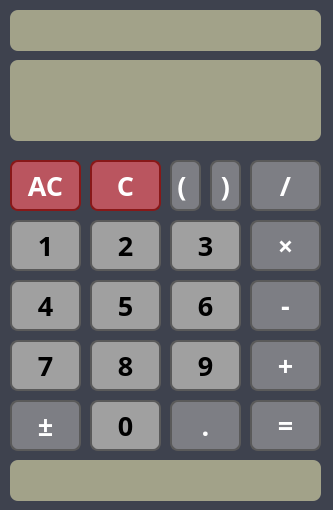
<?xml version="1.0" encoding="UTF-8"?>
<ui version="4.0">
 <class>Calculator</class>
 <widget class="QDialog" name="Calculator">
  <property name="geometry">
   <rect>
    <x>0</x>
    <y>0</y>
    <width>333</width>
    <height>510</height>
   </rect>
  </property>
  <property name="font">
   <font>
    <family>Noto Sans Math</family>
    <weight>75</weight>
    <bold>true</bold>
   </font>
  </property>
  <property name="windowTitle">
   <string>Calculator</string>
  </property>
  <property name="styleSheet">
   <string notr="true">QDialog {
    background-color: #3E424E;
}

QLineEdit#lineEdit_2 {
    background-color: #A2A289;
    color: #222;
    font-size: 11pt;
    font-weight: bold;
    font-family: &quot;Noto Sans Math Bold&quot;, monospace;
    padding: 4px;
    border: none;
	border-radius: 8px;
}


QLineEdit#lineEdit {
    background-color: #A2A289;
    color: #222;
    font-size: 18pt;
    font-weight: bold;
    font-family: &quot;Noto Sans Math Bold&quot;, monospace;
    padding: 4px;
    border: none;
	border-radius: 8px;
}

QTextBrowser {
    background-color: #A2A289;
    color: #222;
    font-size: 9pt;
    font-weight: bold;
    font-family: &quot;Noto Sans Math Bold&quot;, monospace;
    padding: 4px;
    border: none;
	border-radius: 8px;
}


/* 모든 QPushButton 공통 스타일 */
QPushButton {
    border: 2px solid #5a5a5a;
    border-radius: 8px;
    padding: 4px;
}

/* 숫자 버튼 */
QPushButton#pushButton_0, QPushButton#pushButton_1, QPushButton#pushButton_2,
QPushButton#pushButton_3, QPushButton#pushButton_4, QPushButton#pushButton_5,
QPushButton#pushButton_6, QPushButton#pushButton_7, QPushButton#pushButton_8,
QPushButton#pushButton_9 {
    background-color: #A0A0A0;
    color: black;
    font-size: 20pt;
    font-weight: bold;
    border-radius: 8px;
    border: 2px solid #5a5a5a;
    padding: 4px;
}

QPushButton#pushButton_0:hover, QPushButton#pushButton_1:hover,
QPushButton#pushButton_2:hover, QPushButton#pushButton_3:hover,
QPushButton#pushButton_4:hover, QPushButton#pushButton_5:hover,
QPushButton#pushButton_6:hover, QPushButton#pushButton_7:hover,
QPushButton#pushButton_8:hover, QPushButton#pushButton_9:hover {
    background-color: #B0B0B0;
}

QPushButton#pushButton_0:pressed, QPushButton#pushButton_1:pressed,
QPushButton#pushButton_2:pressed, QPushButton#pushButton_3:pressed,
QPushButton#pushButton_4:pressed, QPushButton#pushButton_5:pressed,
QPushButton#pushButton_6:pressed, QPushButton#pushButton_7:pressed,
QPushButton#pushButton_8:pressed, QPushButton#pushButton_9:pressed {
    background-color: #888888;
    padding-top: 6px;
    padding-left: 4px;
}


/* 특수 기능 버튼 */
QPushButton#pushButton_point, QPushButton#pushButton_sign,
QPushButton#pushButton_lparen, QPushButton#pushButton_rparen {
    background-color: #7D7E84;
    color: white;
    font-size: 20pt;
    font-weight: bold;
    border-radius: 8px;
    border: 2px solid #5a5a5a;
    padding: 4px;
}

QPushButton#pushButton_point:hover, QPushButton#pushButton_sign:hover,
QPushButton#pushButton_lparen:hover, QPushButton#pushButton_rparen:hover {
    background-color: #8E8F95;
}

QPushButton#pushButton_point:pressed, QPushButton#pushButton_sign:pressed,
QPushButton#pushButton_lparen:pressed, QPushButton#pushButton_rparen:pressed {
    background-color: #5C5D61;
    padding-top: 6px;
    padding-left: 4px;
}


/* 연산자 버튼 */
QPushButton#pushButton_add, QPushButton#pushButton_sub,
QPushButton#pushButton_mul, QPushButton#pushButton_div, QPushButton#pushButton_equal {
    background-color: #7D7E84;
    color: white;
    font-size: 20pt;
    font-weight: bold;
    border-radius: 8px;
    border: 2px solid #5a5a5a;
    padding: 4px;
}

QPushButton#pushButton_add:hover, QPushButton#pushButton_sub:hover,
QPushButton#pushButton_mul:hover, QPushButton#pushButton_div:hover,
QPushButton#pushButton_equal:hover {
    background-color: #8E8F95;
}

QPushButton#pushButton_add:pressed, QPushButton#pushButton_sub:pressed,
QPushButton#pushButton_mul:pressed, QPushButton#pushButton_div:pressed,
QPushButton#pushButton_equal:pressed {
    background-color: #5C5D61;
    padding-top: 6px;
    padding-left: 4px;
}


/* AC, C 버튼 – 기존 색 유지 + 입체감 적용 */
QPushButton#pushButton_AC, QPushButton#pushButton_C {
    background-color: #BA555F;
    color: white;
    font-weight: bold;
    font-size: 20pt;
    border-radius: 8px;
    border: 2px solid #881818;
    padding: 4px;
}

QPushButton#pushButton_AC:hover, QPushButton#pushButton_C:hover {
    background-color: #C76670;
}

QPushButton#pushButton_AC:pressed, QPushButton#pushButton_C:pressed {
    background-color: #98313C;
    padding-top: 6px;
    padding-left: 4px;
}
</string>
  </property>
  <widget class="QLineEdit" name="lineEdit">
   <property name="geometry">
    <rect>
     <x>10</x>
     <y>60</y>
     <width>311</width>
     <height>81</height>
    </rect>
   </property>
   <property name="font">
    <font>
     <family>Noto Sans Math Bold</family>
     <pointsize>18</pointsize>
     <weight>75</weight>
     <bold>true</bold>
    </font>
   </property>
   <property name="text">
    <string/>
   </property>
   <property name="readOnly">
    <bool>true</bool>
   </property>
  </widget>
  <widget class="QPushButton" name="pushButton_1">
   <property name="geometry">
    <rect>
     <x>10</x>
     <y>220</y>
     <width>71</width>
     <height>51</height>
    </rect>
   </property>
   <property name="font">
    <font>
     <family>Ubuntu Sans</family>
     <pointsize>20</pointsize>
     <weight>75</weight>
     <bold>true</bold>
    </font>
   </property>
   <property name="text">
    <string>1</string>
   </property>
  </widget>
  <widget class="QPushButton" name="pushButton_2">
   <property name="geometry">
    <rect>
     <x>90</x>
     <y>220</y>
     <width>71</width>
     <height>51</height>
    </rect>
   </property>
   <property name="font">
    <font>
     <family>Ubuntu Sans</family>
     <pointsize>20</pointsize>
     <weight>75</weight>
     <bold>true</bold>
    </font>
   </property>
   <property name="text">
    <string>2</string>
   </property>
  </widget>
  <widget class="QPushButton" name="pushButton_3">
   <property name="geometry">
    <rect>
     <x>170</x>
     <y>220</y>
     <width>71</width>
     <height>51</height>
    </rect>
   </property>
   <property name="font">
    <font>
     <family>Ubuntu Sans</family>
     <pointsize>20</pointsize>
     <weight>75</weight>
     <bold>true</bold>
    </font>
   </property>
   <property name="text">
    <string>3</string>
   </property>
  </widget>
  <widget class="QPushButton" name="pushButton_4">
   <property name="geometry">
    <rect>
     <x>10</x>
     <y>280</y>
     <width>71</width>
     <height>51</height>
    </rect>
   </property>
   <property name="font">
    <font>
     <family>Ubuntu Sans</family>
     <pointsize>20</pointsize>
     <weight>75</weight>
     <bold>true</bold>
    </font>
   </property>
   <property name="text">
    <string>4</string>
   </property>
  </widget>
  <widget class="QPushButton" name="pushButton_5">
   <property name="geometry">
    <rect>
     <x>90</x>
     <y>280</y>
     <width>71</width>
     <height>51</height>
    </rect>
   </property>
   <property name="font">
    <font>
     <family>Ubuntu Sans</family>
     <pointsize>20</pointsize>
     <weight>75</weight>
     <bold>true</bold>
    </font>
   </property>
   <property name="text">
    <string>5</string>
   </property>
  </widget>
  <widget class="QPushButton" name="pushButton_6">
   <property name="geometry">
    <rect>
     <x>170</x>
     <y>280</y>
     <width>71</width>
     <height>51</height>
    </rect>
   </property>
   <property name="font">
    <font>
     <family>Ubuntu Sans</family>
     <pointsize>20</pointsize>
     <weight>75</weight>
     <bold>true</bold>
    </font>
   </property>
   <property name="text">
    <string>6</string>
   </property>
  </widget>
  <widget class="QPushButton" name="pushButton_7">
   <property name="geometry">
    <rect>
     <x>10</x>
     <y>340</y>
     <width>71</width>
     <height>51</height>
    </rect>
   </property>
   <property name="font">
    <font>
     <family>Ubuntu Sans</family>
     <pointsize>20</pointsize>
     <weight>75</weight>
     <bold>true</bold>
    </font>
   </property>
   <property name="text">
    <string>7</string>
   </property>
  </widget>
  <widget class="QPushButton" name="pushButton_8">
   <property name="geometry">
    <rect>
     <x>90</x>
     <y>340</y>
     <width>71</width>
     <height>51</height>
    </rect>
   </property>
   <property name="font">
    <font>
     <family>Ubuntu Sans</family>
     <pointsize>20</pointsize>
     <weight>75</weight>
     <bold>true</bold>
    </font>
   </property>
   <property name="text">
    <string>8</string>
   </property>
  </widget>
  <widget class="QPushButton" name="pushButton_9">
   <property name="geometry">
    <rect>
     <x>170</x>
     <y>340</y>
     <width>71</width>
     <height>51</height>
    </rect>
   </property>
   <property name="font">
    <font>
     <family>Ubuntu Sans</family>
     <pointsize>20</pointsize>
     <weight>75</weight>
     <bold>true</bold>
    </font>
   </property>
   <property name="text">
    <string>9</string>
   </property>
  </widget>
  <widget class="QPushButton" name="pushButton_0">
   <property name="geometry">
    <rect>
     <x>90</x>
     <y>400</y>
     <width>71</width>
     <height>51</height>
    </rect>
   </property>
   <property name="font">
    <font>
     <family>Ubuntu Sans</family>
     <pointsize>20</pointsize>
     <weight>75</weight>
     <bold>true</bold>
    </font>
   </property>
   <property name="text">
    <string>0</string>
   </property>
  </widget>
  <widget class="QPushButton" name="pushButton_lparen">
   <property name="geometry">
    <rect>
     <x>170</x>
     <y>160</y>
     <width>31</width>
     <height>51</height>
    </rect>
   </property>
   <property name="font">
    <font>
     <family>Ubuntu Sans</family>
     <pointsize>20</pointsize>
     <weight>75</weight>
     <bold>true</bold>
    </font>
   </property>
   <property name="text">
    <string>( </string>
   </property>
  </widget>
  <widget class="QPushButton" name="pushButton_div">
   <property name="geometry">
    <rect>
     <x>250</x>
     <y>160</y>
     <width>71</width>
     <height>51</height>
    </rect>
   </property>
   <property name="font">
    <font>
     <family>Ubuntu Sans</family>
     <pointsize>20</pointsize>
     <weight>75</weight>
     <bold>true</bold>
    </font>
   </property>
   <property name="text">
    <string>/</string>
   </property>
  </widget>
  <widget class="QPushButton" name="pushButton_mul">
   <property name="geometry">
    <rect>
     <x>250</x>
     <y>220</y>
     <width>71</width>
     <height>51</height>
    </rect>
   </property>
   <property name="font">
    <font>
     <family>Ubuntu Sans</family>
     <pointsize>20</pointsize>
     <weight>75</weight>
     <bold>true</bold>
    </font>
   </property>
   <property name="text">
    <string>×</string>
   </property>
  </widget>
  <widget class="QPushButton" name="pushButton_sub">
   <property name="geometry">
    <rect>
     <x>250</x>
     <y>280</y>
     <width>71</width>
     <height>51</height>
    </rect>
   </property>
   <property name="font">
    <font>
     <family>Ubuntu Sans</family>
     <pointsize>20</pointsize>
     <weight>75</weight>
     <bold>true</bold>
    </font>
   </property>
   <property name="text">
    <string>-</string>
   </property>
  </widget>
  <widget class="QPushButton" name="pushButton_add">
   <property name="geometry">
    <rect>
     <x>250</x>
     <y>340</y>
     <width>71</width>
     <height>51</height>
    </rect>
   </property>
   <property name="font">
    <font>
     <family>Ubuntu Sans</family>
     <pointsize>20</pointsize>
     <weight>75</weight>
     <bold>true</bold>
    </font>
   </property>
   <property name="text">
    <string>+</string>
   </property>
  </widget>
  <widget class="QPushButton" name="pushButton_point">
   <property name="geometry">
    <rect>
     <x>170</x>
     <y>400</y>
     <width>71</width>
     <height>51</height>
    </rect>
   </property>
   <property name="font">
    <font>
     <family>Ubuntu Sans</family>
     <pointsize>20</pointsize>
     <weight>75</weight>
     <bold>true</bold>
    </font>
   </property>
   <property name="text">
    <string>.</string>
   </property>
  </widget>
  <widget class="QPushButton" name="pushButton_equal">
   <property name="geometry">
    <rect>
     <x>250</x>
     <y>400</y>
     <width>71</width>
     <height>51</height>
    </rect>
   </property>
   <property name="font">
    <font>
     <family>Ubuntu Sans</family>
     <pointsize>20</pointsize>
     <weight>75</weight>
     <bold>true</bold>
    </font>
   </property>
   <property name="text">
    <string>=</string>
   </property>
  </widget>
  <widget class="QPushButton" name="pushButton_AC">
   <property name="geometry">
    <rect>
     <x>10</x>
     <y>160</y>
     <width>71</width>
     <height>51</height>
    </rect>
   </property>
   <property name="font">
    <font>
     <family>Ubuntu Sans</family>
     <pointsize>20</pointsize>
     <weight>75</weight>
     <bold>true</bold>
    </font>
   </property>
   <property name="text">
    <string>AC</string>
   </property>
  </widget>
  <widget class="QPushButton" name="pushButton_C">
   <property name="geometry">
    <rect>
     <x>90</x>
     <y>160</y>
     <width>71</width>
     <height>51</height>
    </rect>
   </property>
   <property name="font">
    <font>
     <family>Ubuntu Sans</family>
     <pointsize>20</pointsize>
     <weight>75</weight>
     <bold>true</bold>
    </font>
   </property>
   <property name="text">
    <string>C</string>
   </property>
  </widget>
  <widget class="QPushButton" name="pushButton_sign">
   <property name="geometry">
    <rect>
     <x>10</x>
     <y>400</y>
     <width>71</width>
     <height>51</height>
    </rect>
   </property>
   <property name="font">
    <font>
     <family>Ubuntu Sans</family>
     <pointsize>20</pointsize>
     <weight>75</weight>
     <bold>true</bold>
    </font>
   </property>
   <property name="text">
    <string>±</string>
   </property>
  </widget>
  <widget class="QLineEdit" name="lineEdit_2">
   <property name="geometry">
    <rect>
     <x>10</x>
     <y>10</y>
     <width>311</width>
     <height>41</height>
    </rect>
   </property>
   <property name="text">
    <string/>
   </property>
   <property name="readOnly">
    <bool>true</bool>
   </property>
  </widget>
  <widget class="QPushButton" name="pushButton_rparen">
   <property name="geometry">
    <rect>
     <x>210</x>
     <y>160</y>
     <width>31</width>
     <height>51</height>
    </rect>
   </property>
   <property name="font">
    <font>
     <family>Ubuntu Sans</family>
     <pointsize>20</pointsize>
     <weight>75</weight>
     <bold>true</bold>
    </font>
   </property>
   <property name="text">
    <string>)</string>
   </property>
  </widget>
  <widget class="QTextBrowser" name="textBrowser">
   <property name="geometry">
    <rect>
     <x>10</x>
     <y>460</y>
     <width>311</width>
     <height>41</height>
    </rect>
   </property>
   <property name="font">
    <font>
     <family>Noto Sans Math Bold</family>
     <pointsize>9</pointsize>
     <weight>75</weight>
     <bold>true</bold>
    </font>
   </property>
  </widget>
 </widget>
 <resources/>
 <connections/>
</ui>
